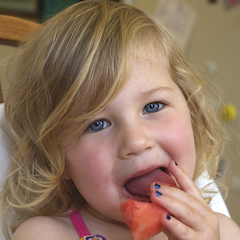
#> input picture huffman/NetaLi_small.tiff, 240 x 240 px
$ jupyter execute --allow-errors huffman-example.ipynb
#> lines starting #> are read from the running program, lines starting #| are printed output that depends on the picture
### huffman/jpeg123.py
# Import functions and libraries
from pyrsistent import b
import numpy as np
import scipy.fftpack
from scipy.fftpack import dct, idct
from bitarray import bitarray
from PIL import Image

from huffman import *


def RGB2YCbCr(im_rgb):
    # Input:  a 3D float array, im_rgb, representing an RGB image in range [0.0,255.0]
    # Output: a 3D float array, im_ycbcr, representing a YCbCr image in range [-128.0,127.0]

    # Your code here
    im_ycbcr = np.empty(im_rgb.shape, dtype=np.float64)
    im_ycbcr[:, :, 0] = 0.299 * im_rgb[:, :, 0] + 0.587 * \
        im_rgb[:, :, 1] + 0.114 * im_rgb[:, :, 2] - 128.
    im_ycbcr[:, :, 1] = -0.168736 * im_rgb[:, :, 0] - \
        0.331264 * im_rgb[:, :, 1] + 0.5 * im_rgb[:, :, 2]
    im_ycbcr[:, :, 2] = 0.5 * im_rgb[:, :, 0] - 0.418688 * \
        im_rgb[:, :, 1] - 0.081312 * im_rgb[:, :, 2]
    # End of your code
    return im_ycbcr


# [15 lines left out: function YCbCr2RGB, not called in this run]


def chroma_downsample(C):
    # Input:  an MxN array, C, of chroma values
    # Output: an (M/2)x(N/2) array, C2, of downsampled chroma values

    # Your code here:
    M, N = C.shape
    C2 = np.array(Image.fromarray(C).resize(
        (N//2, M//2), resample=Image.BILINEAR))
    # End of your code
    return C2


# [10 lines left out: function chroma_upsample, not called in this run]


def dct2(block):
    # Input:  a 2D array, block, representing an image block
    # Output: a 2D array, block_c, of DCT coefficients

    # Your code here:
    block_c = dct(block, type=2, norm='ortho', axis=0)
    block_c = dct(block_c, type=2, norm='ortho', axis=1)
    # End of your code
    return block_c


# [10 lines left out: function idct2, not called in this run]


def quantize(block_c, mode="y", quality=75):
    # Input:  a 2D float array, block_c, of DCT coefficients
    #         a string, mode, ("y" for luma quantization, "c" for chroma quantization)
    #         an int, quality, the JPEG quality factor in range [1,100] (defaults to 75)
    # Output: a 2D int array, block_cq, of quantized DCT coefficients

    if mode == "y":
        Q = np.array([[16,  11,  10,  16,  24,  40,  51,  61],
                      [12,  12,  14,  19,  26,  58,  60,  55],
                      [14,  13,  16,  24,  40,  57,  69,  56],
                      [14,  17,  22,  29,  51,  87,  80,  62],
                      [18,  22,  37,  56,  68,  109, 103, 77],
                      [24,  36,  55,  64,  81,  104, 113, 92],
                      [49,  64,  78,  87,  103, 121, 120, 101],
                      [72,  92,  95,  98,  112, 100, 103, 99]])
    elif mode == "c":
        Q = np.array([[17,  18,  24,  47,  99,  99,  99,  99],
                      [18,  21,  26,  66,  99,  99,  99,  99],
                      [24,  26,  56,  99,  99,  99,  99,  99],
                      [47,  66,  99,  99,  99,  99,  99,  99],
                      [99,  99,  99,  99,  99,  99,  99,  99],
                      [99,  99,  99,  99,  99,  99,  99,  99],
                      [99,  99,  99,  99,  99,  99,  99,  99],
                      [99,  99,  99,  99,  99,  99,  99,  99]])
    else:
        raise Exception("String argument must be 'y' or 'c'.")

    if quality < 1 or quality > 100:
        raise Exception("Quality factor must be in range [1,100].")

    scalar = 5000 / quality if quality < 50 else 200 - 2 * \
        quality  # formula for scaling by quality factor
    Q = Q * scalar / 100.  # scale the quantization matrix
    Q[Q < 1.] = 1.  # do not divide by numbers less than 1

    # Quantize the 8x8 block
    # Your code here
    block_cq = (block_c / Q).round().astype(int)
    # End of your code
    return block_cq


# [41 lines left out: function unquantize, not called in this run]


def zigzag(block_cq):
    # Input:  a 2D array, block_cq, of quantized DCT coefficients
    # Output: a list, block_cqz, of zig-zag reordered quantized DCT coefficients

    idx = [0, 1, 8, 16, 9, 2, 3, 10, 17, 24, 32, 25, 18, 11, 4, 5, 12, 19, 26, 33, 40, 48, 41,
           34, 27, 20, 13, 6, 7, 14, 21, 28, 35, 42, 49, 56, 57, 50, 43, 36, 29, 22, 15, 23,
           30, 37, 44, 51, 58, 59, 52, 45, 38, 31, 39, 46, 53, 60, 61, 54, 47, 55, 62, 63]

    # Your code here:
    block_cqz = block_cq.ravel()[idx].tolist()
    # End of your code
    return block_cqz


# [12 lines left out: function unzigzag, not called in this run]


def zrle(block_cqz):
    # Input:  a list, block_cqz, of zig-zag reordered quantized DCT coefficients
    # Output: a list, block_cqzr, of zero-run-length encoded quantized DCT coefficients

    # Your code here:
    block_cqzr = [block_cqz[0]]  # initialize list with DC value
    ind = 1
    while np.count_nonzero(block_cqz[ind:]) > 0:
        run = np.nonzero(block_cqz[ind:])[0][0]  # run length
        if run > 15:
            block_cqzr.append((15, 0))
            ind += 16
            continue
        val = block_cqz[ind:][run]  # nonzero value
        block_cqzr.append((run, val))  # append tuple
        ind += run + 1
    block_cqzr.append((0, 0))  # terminate list with (0,0)
    # End of your code
    return block_cqzr


# [15 lines left out: function unzrle, not called in this run]


def process_block(block, mode="y", quality=75):
    # Input:  a 2D array, block, representing an image component block
    #         a string, mode, ("y" for luma, "c" for chroma)
    #         an int, quality, the JPEG quality factor in range [1,100] (defaults to 75)
    # Output: the DC output value ZRLE
    #         the AC output tuples from ZRLE
    block_c = dct2(block)
    block_cq = quantize(block_c, mode, quality)
    block_cqz = zigzag(block_cq)
    block_cqzr = zrle(block_cqz)
    return block_cqzr[0], block_cqzr[1:]


# [17 lines left out: function unprocess_block, not called in this run]


def mirror_pad(img):
    # Input:  a 3D float array, img, representing an RGB image in range [0.0,255.0]
    # Output: a 3D float array, img_pad, mirror padded so the number of rows and columns are multiples of 16

    M, N = img.shape[0:2]
    pad_r = ((16 - (M % 16)) % 16) # number of rows to pad
    pad_c = ((16 - (N % 16)) % 16) # number of columns to pad
    img_pad = np.pad(img, ((0,pad_r), (0,pad_c), (0,0)), "symmetric") # symmetric padding

    return img_pad


def process_image(img, quality=75):
    # Inputs:  a 3D float array, img, representing an RGB image in range [0.0,255.0]
    #          an int, quality, the JPEG quality factor in range [1,100] (defaults to 75)
    # Outputs: a list, Y_dc_vals, the Y component DC coeffs
    #          a list, Y_ac_vals, the Y component AC coeffs
    #          a list, Cb_dc_vals, the Cb component DC coeffs
    #          a list, Cb_ac_vals, the Cb component AC coeffs
    #          a list, Cr_dc_vals, the Cr component DC coeffs
    #          a list, Cr_ac_vals, the Cr component AC coeffs

    M_orig, N_orig = img.shape[0:2]
    img = mirror_pad(img[:,:,0:3])
    M, N = img.shape[0:2]

    im_ycbcr = RGB2YCbCr(img)
    Y = im_ycbcr[:,:,0]
    Cb = chroma_downsample(im_ycbcr[:,:,1])
    Cr = chroma_downsample(im_ycbcr[:,:,2])

    # Y component
    Y_dc_vals = []
    Y_ac_vals = []
    for i in np.r_[0:M:8]:
        for j in np.r_[0:N:8]:
            block = Y[i:i+8,j:j+8]
            dc_vals, ac_vals = process_block(block, "y", quality)
            Y_dc_vals.append(dc_vals)
            Y_ac_vals.extend(ac_vals)

    # Cb component
    Cb_dc_vals = []
    Cb_ac_vals = []
    for i in np.r_[0:M//2:8]:
        for j in np.r_[0:N//2:8]:
            block = Cb[i:i+8,j:j+8]
            dc_vals, ac_vals = process_block(block, "c", quality)
            Cb_dc_vals.append(dc_vals)
            Cb_ac_vals.extend(ac_vals)

    # Cr component
    Cr_dc_vals = []
    Cr_ac_vals = []
    for i in np.r_[0:M//2:8]:
        for j in np.r_[0:N//2:8]:
            block = Cr[i:i+8,j:j+8]
            dc_vals, ac_vals = process_block(block, "c", quality)
            Cr_dc_vals.append(dc_vals)
            Cr_ac_vals.extend(ac_vals)

    vals = (Y_dc_vals, Y_ac_vals, Cb_dc_vals, Cb_ac_vals, Cr_dc_vals, Cr_ac_vals)

    return vals


# [147 lines left out: functions encode_block, decode_block, decode_image, encode_image, not called in this run]

### huffman/huffman-example.ipynb
[cell 1]
import heapq
import numpy as np
import matplotlib.pyplot as plt
from PIL import Image
from bidict import bidict
from collections import defaultdict

from jpeg123 import *

plt.rcParams["font.size"] = 14

# Huffman Codes

Invented in 1952 by David Huffman, a graduate student at MIT. They are one type of optimal prefix-free codes used for lossless compression. Huffman trees are constructed using the entropy of each "word" that we want to be able to transmit.

## Entropy
### What is entropy?
$$H(p) = -p\log_2(p)$$
$$H(\mathcal{D}(x)) = \sum_{x\in \mathcal{X}} -p(x) \log_2(p(x))$$
* Intuition: higher entropy means less knowledge about the distribution.
* Intuition: higher entropy of a symbol means you learned more when you received it

Which binomial distribution $\mathcal{B}(p)$ has higher entropy,
$$\mathcal{B}(0.5): P(0)=P(1)=0.5$$
or
$$\mathcal{B}(0.1): P(1)=0.1,\, P(0)=0.9?$$

$$H(\mathcal{B}(0.5)) = -0.5\log_2(0.5)\cdot 2 = 1$$
$$H(\mathcal{B}(0.1)) = -0.1\log_2(0.1) + -0.9\log_2(0.9) = 0.469\ldots$$

What is $H(\mathcal{B}(0.9))$?

[cell 2]
def binomial(p):
    """Simple binomial distribution probabilities"""
    return np.array([p, 1-p])

def Hp(p):
    """Entropy of a probability p"""
    return -p * np.log2(p)

def Hdist(probs):
    """
    Entropy of a probability distribution
    probs: np.array of sample probabilities
    """
    return sum(Hp(probs))

[cell 3]
Hdist(binomial(0.5))

[cell 4]
Hdist(binomial(0.9))

[cell 5]
probs = np.arange(0.01, 1, 0.01)
entropies = [Hdist(binomial(p)) for p in probs]
fig = plt.figure(figsize=(12,7))
plt.plot(probs, entropies)
plt.xlabel("p")
plt.ylabel("H(B(p))");
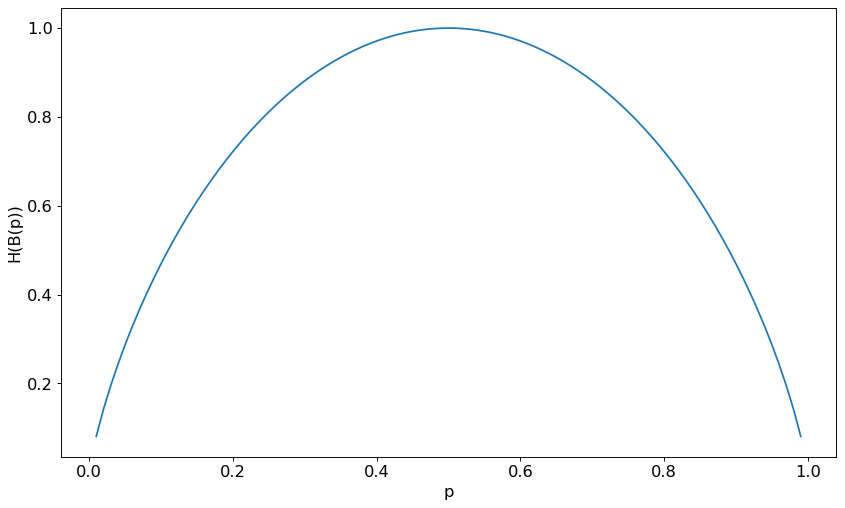
#> figure drawn by matplotlib, 1 panel; curve peaks at x = 0.5, y = 1

### Why do we care about the entropy of a distribution?
It turns out the entropy of a distribution represents the **minimum** bits per value it takes to send a message from the distribution on average. _Achieving_ that minimum can be very tricky.

Imagine we have a message we want to send, written in English. In this message, each word occurs with some frequency, and further each letter also occurs with some frequency.

Since the message is written in English, we have some _a priori_ knowledge about which words exist and how often they occur, and the same for letters.

There's an XKCD for that: https://xkcd.com/simplewriter/ and https://xkcd.com/1133

[cell 6]
message1 = "the quick brown fox jumps over the lazy dog"
message2 = "a baby bat beats the short cat to the table"

[cell 7]
# https://web.archive.org/web/20170918020907/http://www.data-compression.com/english.html
letters = list(map(lambda x: chr(x), list(ord("A") + np.arange(26)) + [ord(" ")]))
freqs = [0.0651738, 0.0124248, 0.0217339, 0.0349835, 0.1041442, 0.0197881, 0.0158610, 0.0492888, 0.0558094, 0.0009033, 0.0050529, 0.0331490, 0.0202124, 0.0564513, 0.0596302, 0.0137645, 0.0008606, 0.0497563, 0.0515760, 0.0729357, 0.0225134, 0.0082903, 0.0171272, 0.0013692, 0.0145984, 0.0007836, 0.1918182]
letter_freqs = {l: f for l, f in zip(letters, freqs)}

[cell 8]
fig = plt.figure(figsize=(12,7))
plt.bar(letter_freqs.keys(), letter_freqs.values())
plt.xlabel("Letter")
plt.ylabel("Relative Frequency (Q=1)");
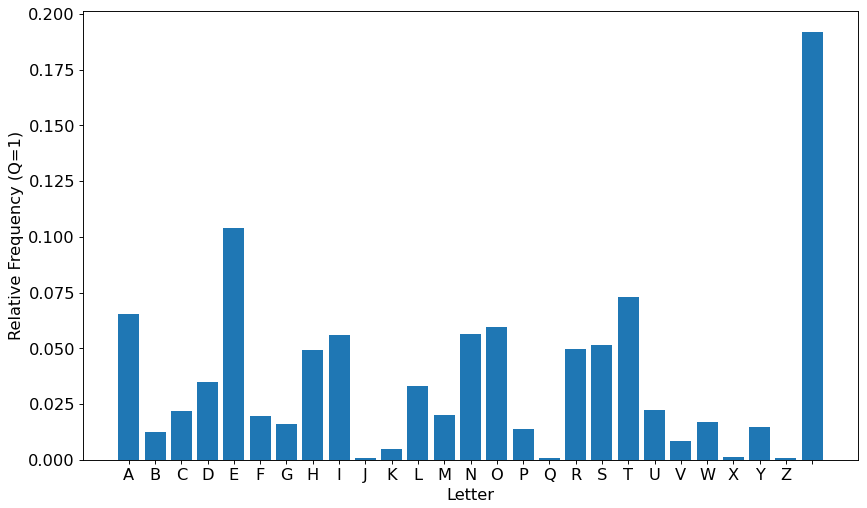
#> figure drawn by matplotlib, 1 panel; tallest bar 0.192 high, from x = 25.6 to 26.4

If we want to send our message using the smallest amount of bits possible, we have many options for representing the message.

#### Custom fixed-size codes
First we could assign every English word a number, then transmit the sequence of numbers. There are ~171,000 English words, so we need at least 18 bits per number to represent every word ($2^{18} = 262,144 > 171,000$).

There are 9 words in the first message, so we need **162** bits to send the message with this encoding.

There are 10 words in the second, so we need **180** bits.

[cell 9]
print(2 ** 18)
print(len(message1.split()) * 18)
print(len(message2.split()) * 18)

Alternatively, we could use the 8-bit ASCII representation of each letter (plus space).

This results in **344** bits for both messages, since they are the same length. It turns out this is worse than enumerating every english word!

[cell 10]
print(len(message1) * 8)
print(len(message2) * 8)

We can do better though, since we only care about the 26 lower case letters and space. This requires 5 bits per character, resulting in **215** bits per message.

[cell 11]
print(len(message1) * 5)

Is this the best we can do though? The entropy of English letters is 4.07, so in theory we should only need just over 4 bits per letter. This would be **176** bits per message on average with a good compression scheme.

##### Food for thought:
Why isn't this lower than our minimum when enumerating every word?

What other information about letters could we take advantage of?

With only what we know now, how can we improve our per-letter encoding scheme?

[cell 12]
letter_probs = np.array(list(letter_freqs.values()))
letter_entropy = Hdist(letter_probs)
print("English letter entropy:", letter_entropy)
print("Average bits per message:", letter_entropy * len(message1))

## Prefix-free codes

What if we allow the encoded version of every letter, or codeword, to vary in length? We can use shorter codewords for common letters and longer codewords for rarer letters.

In order to uniquely decode every encoded message we need a way to distinguish codeword boundaries. One way to accomplish this is prefix-free coding, in which no codeword can be the prefix of any other. A natural representation for these codes is a binary tree. Each left branch adds a 0 to the codeword and each right branch a 1. Tracing branches from the root to the leaf representing your desired symbol automatically generates your codeword for that symbol.

## Huffman's Code Construction Algorithm
###### Adapted from https://math.mit.edu/~goemans/18310S15/huffman-notes.pdf

Let's illustrate the construction of a Huffman code with a small alphabet:
* **a**, $p(a)=0.4$
* **b**, $p(b)=0.05$
* **c**, $p(c)=0.18$
* **d**, $p(d)=0.07$
* **e**, $p(e)=0.1$

First, assume that d will be assigned the longest codeword because it has the lowest probability.

_Argue that if another letter has a longer codeword, we can swap with d and have better compression on average._

It follows that b will share the longest codeword length with d. Now we know our prefix code's tree representation has the subtree:

Now we can replace the b-d subtree with a placeholder letter $\alpha$, which has associated probability
$$p(\alpha) = p(b) + p(d) = 0.12.$$

Next, we repeat the reasoning from the previous step to construct a new subtree with the next two lowest probability letters, f ($p=0.1$) and $\alpha$ ($p=0.12$).

Expanding $\alpha$, we get the partial prefix code

Aggregating f and $\alpha$ into $\beta$, $p(\beta)=0.22$ we continue this reverse tree construction.

The next two letters to be chosen are actually c and e, creating $\gamma$, $p(\gamma)=0.38$.

We choose $\beta$ and $\gamma$ to create $\delta$, $p(\delta)=0.6$. Now we are left with only a and $\delta$, and we have finally reached the root of the code tree.

We expand the each intermediate letter in the tree to achieve our final code.

Are there any prefix codewords?

What is the expected number of bits per letter, and how does this compare to the entropy of our alphabet?
$$\mathbb{E}[\text{bits/letter}] = \sum_l p(l)\cdot \text{len}(l)$$

[cell 13]
expected_bits = 1 * 0.4 + 4 * 0.05 + 3 * 0.18 + 4 * 0.07 + 3 * 0.2 + 3 * 0.1
print("E[b/l] =", expected_bits)

[cell 14]
entropy_alphabet = Hdist(np.array([0.4, 0.05, 0.18, 0.07, 0.2, 0.1]))
print("H =", entropy_alphabet)

This is very close to the entropy lower bound!

It turns out that, due to codewords being a whole number of bits, Huffman coding gives an expected length $L$ per letter
$$H(p) \leq L \leq H(p) + 1$$

### Putting it together
Let's turn this algorithm into code.

First, are there any useful datastructures for storing our alphabet as it changes?

How will we store the tree as we build it?

[cell 15]
class Node:
    def __init__(self, p, left, right=None):
        self.p = p
        self.left = left
        self.right = right
        # depth ensures the algorithm prefers to combine shallow
        # trees when selected items of equal probability
        if right is None:
            self.depth = 1
        else:
            self.depth = 1 + max(self.left.depth, self.right.depth)

    def __lt__(self, other):
        """
        Compare two tree nodes, sorting first by probability then
        by depth of tree. This is the low-level function called
        by min or the less-than operator when the arguments are
        instances of Node.
        """
        return (self.p < other.p or
                (self.p == other.p and self.depth < other.depth))

    def __repr__(self):
        if self.isLeaf():
            depth_or_leaf = "letter=%s" % str(self.left)
        else:
            depth_or_leaf = "depth=%d" % self.depth
        return "Node(p=%.4f, %s)" % (self.p, depth_or_leaf)

    def isLeaf(self):
        return self.depth == 1

    # [10 lines left out: function walk, not called in this run]


def dict_to_alphabet(d):
    """
    Takes a dictionary of symbol=>probability pairs and converts them
    to our alphabet representation for use in tree construction.
    Basically, initializes all the leaves of the tree.
    """
    pairs = [(v, k) for (k, v) in d.items()]
    nodes = [Node(p, letter) for (p, letter) in pairs]
    # Note: python compares tuples in order of the entries
    heapq.heapify(nodes)
    return nodes

[cell 16]
alphabet = dict_to_alphabet(letter_freqs)
print(alphabet)

Now, let's code up our recursive longest-subtree operation.

[cell 17]
def build_tree(alphabet):
    """
    Pop the two least-probable letters in our alphabet and create the parent/merged letter.
    Recurse until we run out of letters.

    Returns the root node of the tree
    """
    # Get the two smallest probability letters
    right = heapq.heappop(alphabet)
    left = heapq.heappop(alphabet)
    # Create the parent node
    parent = Node(right.p + left.p, left, right)
    # Push the parent node onto the heap (like alpha in the example)
    heapq.heappush(alphabet, parent)
    # Check if we've reached the root node, otherwise recurse
    if len(alphabet) == 1:
        return alphabet[0]
    else:
        return build_tree(alphabet)

#### Let's test it!!!

[cell 18]
example_dict = {
    "a": 0.4,
    "b": 0.05,
    "c": 0.18,
    "d": 0.07,
    "e": 0.2,
    "f": 0.1,
}

# Form the leaves
alphabet = dict_to_alphabet(example_dict)
print(alphabet)
print()

# Construct the full tree
root = build_tree(alphabet)
print(root)
print()

# Now turn the tree into a prefix-free code
#> (the rest of this cell did not finish here and is left out)

How does our code perform on English letters? Let's calculate the expected bits per letter.

[cell 19]
def encode(message, encoding):
    return "".join(encoding[l] for l in message)

# [6 lines left out: function expected_bits_per_letter, not called in this run]

[cell 20]
alphabet = dict_to_alphabet(letter_freqs)
root = build_tree(alphabet)
#> (the rest of this cell did not finish here and is left out)

#> (a cell that did not finish here is left out)

Very close to the entropy of 4.07!

We can see how messages with lots of rare letters like q, j, z take more bits to encode than messages with common letters like a, t, s.

#### Decoding
Let's make sure we can decode our encode messages.

[cell 22]
# [18 lines left out: function decode, not called in this run]

def decode_str(message, encoding):
    return "".join(decode(message, encoding))

# [17 lines left out: function decode_generator, not called in this run]

#> (a cell that did not finish here is left out)

### Message-specific Huffman codes
Can we do better for either message? What if we construct a Huffman code unique to each message?

First, we need to know the letter frequencies for each message.

[cell 24]
def calc_letter_frequencies(message):
    # Get occurence count of each letter in the message
    counts = defaultdict(lambda: 0)
    for l in message:
        counts[l] += 1
    # Convert counts to probabilities
    num_letters = len(message)
    for l in counts:
        counts[l] /= num_letters
    return dict(counts)

message1_freqs = calc_letter_frequencies(message1)
message2_freqs = calc_letter_frequencies(message2)
print(message1_freqs)
print("Unique letters:", len(message1_freqs))
print()
print(message2_freqs)
print("Unique letters:", len(message2_freqs))

 Now we can create custom Huffman codes and compare encoded lengths.

[cell 25]
alphabet = dict_to_alphabet(message1_freqs)
root = build_tree(alphabet)
#> (the rest of this cell did not finish here and is left out)

[cell 26]
alphabet = dict_to_alphabet(message2_freqs)
root = build_tree(alphabet)
#> (the rest of this cell did not finish here and is left out)

Much better! However, in order for a friend to decode the message they need to know what our code tree looks like. There are a few ways we can achieve this.

One option is to somehow send them our tree beforehand, like we do for the jpeg123 implementation with pre-chosen Huffman codes.

Another option is to choose a representation for the tree structure and send it along with the rest of our message. This adds overhead to our compression scheme, but if the main body of our message is much bigger than the tree representation we can still achieve good compression.

#### The tree representation is left up to you for the final project! Experiment and see how small you can make the representation while including all necessary information.

Try converting your code to a canonical Huffman code (see Wikipedia) and think about how you can serialize only the minimum information needed to reconstruct the full code.

# Custom Huffman Codes for JPEG123

Let's explore the potential compression gains from custom Huffman codes for your jpeg123 images.

[cell 27]
def get_code_dict(freq_table):
    alphabet = dict_to_alphabet(freq_table)
    root = build_tree(alphabet)
    code_dict = bidict()
    root.walk(code_dict)
    print("Expected bits/symbol:", expected_bits_per_letter(code_dict, freq_table))
    return code_dict

def get_entropy(freq_table):
    return Hdist(np.array(list(freq_table.values())))

# [30 lines left out: function custom_encode_image, not called in this run]

[cell 28]
# Load image
img = Image.open("NetaLi_small.tiff")
#> img is the input picture: PIL image 240x240 RGB; mean R, G, B 145.4, 117.8, 96.9
# img = Image.open("creek.png")
# img = Image.open("glass.png")
img = np.array(img)[:,:,0:3]
M, N = img.shape[0:2]
#> (the rest of the program and of its run is left out)
